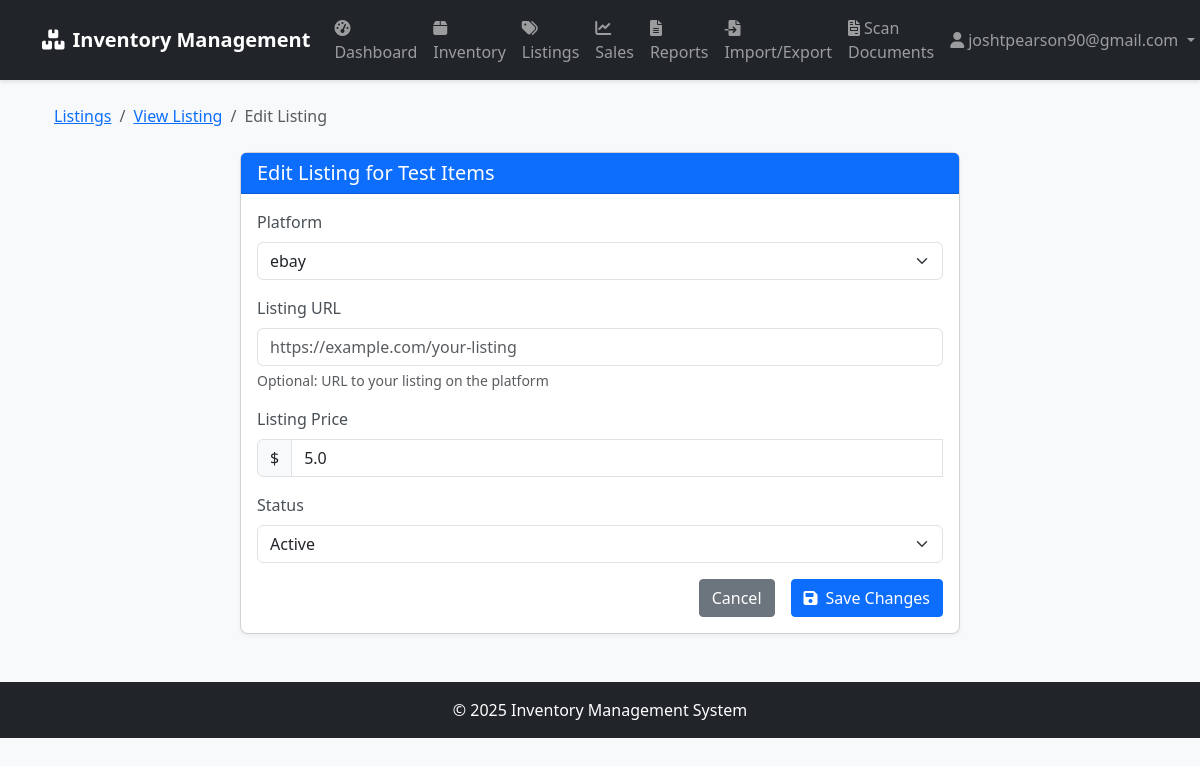
Screenshot of /sales/listing/1/edit (signed in) with the database file from the repository.
### app/models/user.py (models this page shows, shortened)
class User(UserMixin, db.Model):
    __tablename__ = 'users'
    id = db.Column(db.Integer, primary_key=True)
    username = db.Column(db.String(64), unique=True, index=True)
    email = db.Column(db.String(120), unique=True, index=True)
    password_hash = db.Column(db.String(128))
    role = db.Column(db.String(20), default='user')  # 'admin', 'manager', 'user'
    created_at = db.Column(db.DateTime, default=datetime.utcnow)
    last_login = db.Column(db.DateTime)
    def is_admin(self):
        return self.role == 'admin'

### app/models/inventory.py (models this page shows, shortened)
class Item(db.Model):
    __tablename__ = 'items'
    id = db.Column(db.Integer, primary_key=True)
    name = db.Column(db.String(100), nullable=False)
    description = db.Column(db.Text)
    sku = db.Column(db.String(50), unique=True, index=True)
    condition = db.Column(db.String(50))  # new, used, refurbished, etc.
    cost_price = db.Column(db.Float, nullable=False)
    created_at = db.Column(db.DateTime, default=datetime.utcnow)
    updated_at = db.Column(db.DateTime, default=datetime.utcnow, onupdate=datetime.utcnow)
    inventory_records = db.relationship('InventoryRecord', backref='item', lazy='dynamic')
    listings = db.relationship('Listing', backref='item', lazy='dynamic')

class Listing(db.Model):
    __tablename__ = 'listings'
    id = db.Column(db.Integer, primary_key=True)
    item_id = db.Column(db.Integer, db.ForeignKey('items.id'), nullable=False)
    platform_id = db.Column(db.Integer, db.ForeignKey('sales_platforms.id'), nullable=False)
    listing_url = db.Column(db.String(255))
    listing_price = db.Column(db.Float, nullable=False)
    status = db.Column(db.String(20), default='active')  # active, sold, expired, etc.
    date_listed = db.Column(db.DateTime, default=datetime.utcnow)
    date_sold = db.Column(db.DateTime)
    transactions = db.relationship('SaleTransaction', backref='listing', lazy='dynamic')

class SalesPlatform(db.Model):
    __tablename__ = 'sales_platforms'
    id = db.Column(db.Integer, primary_key=True)
    name = db.Column(db.String(50), unique=True, nullable=False)
    url = db.Column(db.String(200))
    fee_percentage = db.Column(db.Float, default=0)  # Platform fee as a percentage
    listings = db.relationship('Listing', backref='platform', lazy='dynamic')

### app/routes/sales.py (the view, shortened to what this page needs)
@sales_bp.route('/listing/<int:listing_id>/edit', methods=['GET', 'POST'])
@login_required
def edit_listing(listing_id):
    listing = Listing.query.get_or_404(listing_id)
    platforms = SalesPlatform.query.all()
    return render_template('sales/edit_listing.html', listing=listing, platforms=platforms)

### app/models/user.py (called while the page is built)
@login_manager.user_loader
def load_user(user_id):
    return User.query.get(int(user_id))

### app/templates/sales/edit_listing.html (shortened to what this page needs)
{% extends "base.html" %}
{% block content %}
<div class="container">
    <nav aria-label="breadcrumb" class="mb-4">
        <ol class="breadcrumb">
            <li class="breadcrumb-item"><a href="{{ url_for('sales.index') }}">Listings</a></li>
            <li class="breadcrumb-item"><a href="{{ url_for('sales.view_listing', listing_id=listing.id) }}">View Listing</a></li>
            <li class="breadcrumb-item active">Edit Listing</li>
        </ol>
    </nav>
    <div class="row">
        <div class="col-md-8 offset-md-2">
            <div class="card">
                <div class="card-header bg-primary text-white">
                    <h5 class="mb-0">Edit Listing for {{ listing.item.name }}</h5>
                </div>
                <div class="card-body">
                    <form method="POST" action="{{ url_for('sales.edit_listing', listing_id=listing.id) }}" class="needs-validation" novalidate>
                        <div class="mb-3">
                            <label for="platform_id" class="form-label">Platform</label>
                            <select class="form-select" id="platform_id" name="platform_id" required>
                                {% for platform in platforms %}
                                <option value="{{ platform.id }}" {% if platform.id == listing.platform_id %}selected{% endif %}>
                                    {{ platform.name }}
                                </option>
                                {% endfor %}
                            </select>
                        </div>
                        <div class="mb-3">
                            <label for="listing_url" class="form-label">Listing URL</label>
                            <input type="url" class="form-control" id="listing_url" name="listing_url" value="{{ listing.listing_url or '' }}" placeholder="https://example.com/your-listing">
                            <div class="form-text">Optional: URL to your listing on the platform</div>
                        </div>
                        <div class="mb-3">
                            <label for="listing_price" class="form-label">Listing Price</label>
                            <div class="input-group">
                                <span class="input-group-text">$</span>
                                <input type="number" class="form-control" id="listing_price" name="listing_price" step="0.01" min="0" value="{{ listing.listing_price }}" required>
                            </div>
                        </div>
                        <div class="mb-3">
                            <label for="status" class="form-label">Status</label>
                            <select class="form-select" id="status" name="status" required>
                                <option value="active" {% if listing.status == 'active' %}selected{% endif %}>Active</option>
                            </select>
                        </div>
                        <div class="d-grid gap-2 d-md-flex justify-content-md-end">
                            <a href="{{ url_for('sales.view_listing', listing_id=listing.id) }}" class="btn btn-secondary me-md-2">Cancel</a>
                            <button type="submit" class="btn btn-primary">
                                <i class="fas fa-save me-2"></i>Save Changes
                            </button>
                        </div>
                    </form>
                </div>
            </div>
        </div>
    </div>
</div>
{% endblock %}

### app/templates/base.html (shortened to what this page needs)
<!DOCTYPE html>
<html lang="en">
<head>
    <link href="https://cdn.jsdelivr.net/npm/bootstrap@5.3.0/dist/css/bootstrap.min.css" rel="stylesheet">
    <link rel="stylesheet" href="https://cdnjs.cloudflare.com/ajax/libs/font-awesome/6.0.0/css/all.min.css">
    <link rel="stylesheet" href="{{ url_for('static', filename='css/style.css') }}">
</head>
<body>
    <nav class="navbar navbar-expand-lg navbar-dark bg-dark">
        <div class="container">
            <a class="navbar-brand" href="{{ url_for('main.index') }}">
                <i class="fas fa-boxes me-2"></i>Inventory Management
            </a>
            <div class="collapse navbar-collapse" id="navbarNav">
                <ul class="navbar-nav me-auto">
                    {% if current_user.is_authenticated %}
                    <li class="nav-item">
                        <a class="nav-link" href="{{ url_for('main.dashboard') }}">
                            <i class="fas fa-tachometer-alt me-1"></i>Dashboard
                        </a>
                    </li>
                    <li class="nav-item">
                        <a class="nav-link" href="{{ url_for('inventory.index') }}">
                            <i class="fas fa-box me-1"></i>Inventory
                        </a>
                    </li>
                    <li class="nav-item">
                        <a class="nav-link" href="{{ url_for('sales.index') }}">
                            <i class="fas fa-tags me-1"></i>Listings
                        </a>
                    </li>
                    <li class="nav-item">
                        <a class="nav-link" href="{{ url_for('sales.dashboard') }}">
                            <i class="fas fa-chart-line me-1"></i>Sales
                        </a>
                    </li>
                    <li class="nav-item">
                        <a class="nav-link" href="{{ url_for('reports.index') }}">
                            <i class="fas fa-file-alt me-1"></i>Reports
                        </a>
                    </li>
                    <li class="nav-item">
                        <a class="nav-link" href="{{ url_for('import_export.index') }}">
                            <i class="fas fa-file-import me-1"></i>Import/Export
                        </a>
                    </li>
                    <li class="nav-item">
                        <a class="nav-link" href="{{ url_for('documents.index') }}">
                            <i class="fas fa-file-invoice me-1"></i>Scan Documents
                        </a>
                    </li>
                    {% endif %}
                </ul>
                <ul class="navbar-nav">
                    {% if current_user.is_authenticated %}
                    <li class="nav-item dropdown">
                        <a class="nav-link dropdown-toggle" href="#" id="userDropdown" role="button" data-bs-toggle="dropdown">
                            <i class="fas fa-user me-1"></i>{{ current_user.username }}
                        </a>
                    </li>
                    {% endif %}
                </ul>
            </div>
        </div>
    </nav>
    <div class="container mt-4">
        {% block content %}{% endblock %}
    </div>
    <footer class="bg-dark text-white mt-5 py-3">
        <div class="container text-center">
            <p class="mb-0">&copy; 2025 Inventory Management System</p>
        </div>
    </footer>
</body>
</html>

### app/static/css/style.css (style rules this page uses)
body { font-family: 'Segoe UI', Tahoma, Geneva, Verdana, sans-serif; background-color: #f8f9fa; }
.card { border-radius: 8px; box-shadow: 0 2px 4px rgba(0, 0, 0, 0.05); transition: transform 0.2s, box-shadow 0.2s; }
.card-header { border-top-left-radius: 8px; border-top-right-radius: 8px; font-weight: 600; }
.form-label { font-weight: 500; color: #495057; }
.btn { border-radius: 4px; font-weight: 500; }
.btn-primary { background-color: #0d6efd; border-color: #0d6efd; }
.navbar { box-shadow: 0 2px 4px rgba(0, 0, 0, 0.1); }
.navbar-brand { font-weight: 600; }
.nav-link { font-weight: 500; }
footer { margin-top: 3rem; }

### rows the page displays
User: username "joshtpearson90@gmail.com"
Item: item.name "Test Items"
Listing: platform_id "ebay", listing_price "5.0", status "Active"
